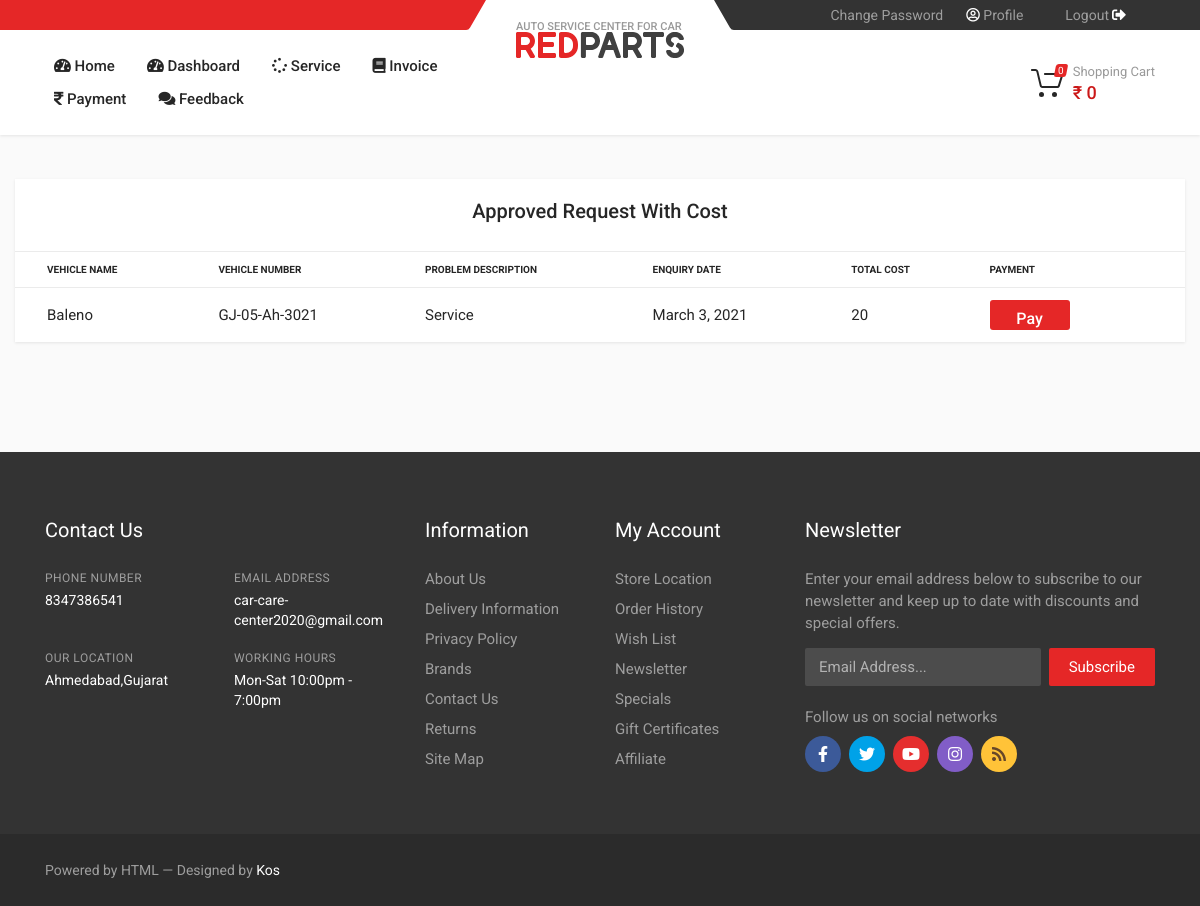
The app's page /invoice (signed in) with its own data.
### CCC/models.py (models this page shows, shortened)
class cus_request(models.Model):
    category = models.CharField(max_length=40)
    number = models.CharField(max_length=100)
    name = models.CharField(max_length=40)
    brand = models.CharField(max_length=40)
    model = models.CharField(max_length=40)
    problem = models.CharField(max_length=100)
    date = models.DateField(auto_now=True)
    cost = models.IntegerField(null = True)
    Customer = models.ForeignKey('customer',on_delete=models.CASCADE,null=True)
    Mechanic = models.ForeignKey('mechanic',on_delete=models.CASCADE,null=True)
    stat = (('Pending','Pending'),('Approved','Approved'),('Repairing','Repairing'),('Repairing Done','Repairing Done'),('Released','Released'))
    status = models.CharField(max_length=40,choices=stat,default='Pending',null=True)
    payment_status = models.BooleanField(default=False)

### CCC/views.py (the view, shortened to what this page needs)
# urls.py: path("invoice" ,views.invoice,name='invoice'),
def invoice(request):
    products=None
    total=0
    if 'product_ids' in request.COOKIES:
            product_ids = request.COOKIES['product_ids']
            counter=product_ids.split('|')
            product_count_in_cart=len(set(counter))
    else:
            product_count_in_cart=0
    if 'user' in request.session:
        cust = customer.objects.get(fname = request.session['user'])
        print(cust.id)
        enquiry = cus_request.objects.all().filter(Customer_id = cust.id).exclude(status = 'Pending')
        return render(request,"car/customer_invoice.html" ,{"user":cust,'enquiry':enquiry,'total':total,'product_count_in_cart':product_count_in_cart})
    else:
        return redirect('customerlogin')

### templates/car/customer_invoice.html (shortened to what this page needs)
{% include "car/customerbase.html" %}
<!DOCTYPE html>
{% load static %}
<html>
<head>
	<link rel="stylesheet" href="{% static  'vendor/bootstrap/css/bootstrap.css' %}">
	<link rel="stylesheet" href="{% static 'vendor/owl-carousel/assets/owl.carousel.min.css' %}">
	<link rel="stylesheet" href="{% static 'vendor/photoswipe/photoswipe.css' %}">
	<link rel="stylesheet" href="{% static 'vendor/photoswipe/default-skin/default-skin.css' %}">
	<link rel="stylesheet" href="{% static 'vendor/select2/css/select2.min.css' %}">
	<link rel="stylesheet" href="{% static 'css/style.css' %}">
	<link rel="stylesheet" href="{% static 'css/style.header-spaceship-variant-one.css' %}"
		media="(min-width: 1200px)">
	<link rel="stylesheet" href="{% static 'css/style.mobile-header-variant-one.css' %}" media="(max-width: 1199px)">
	<link rel="stylesheet" href="{% static 'vendor/fontawesome/css/all.min.css' %}">
	<link rel="stylesheet" href="{% static 'style.css' %}">
	<link rel="stylesheet" href="https://stackpath.bootstrapcdn.com/bootstrap/4.3.1/css/bootstrap.min.css"
>
	<link rel="stylesheet" href="{% static  "style.css" %}">
</head>
<body>
	<div class="site__body">
		<div class="block">
			<div class="col-12 col-m-12 col-sm-12">
				<div class="row">
					<div class="col-12 col-lg-12 mt-12 mt-lg-0">
						<div class="dashboard">
							<div class="dashboard__orders card">
								<div class="card-header">
									<center>
										<h5>Approved Request With Cost</h5>
									</center>
								</div>
								<div class="card-divider"></div>
								<div class="card-table">
									<div class="table-responsive-sm">
										<table>
											<thead>
												<tr>
													<th>Vehicle Name</th>
													<th>Vehicle Number</th>
													<th>Problem Description</th>
													<th>Enquiry Date</th>
													<th>Total Cost</th>
													<th>Payment</th>
												</tr>
											</thead>
											<tbody>
												{% for enq in enquiry %}
												<tr>
													<td>{{enq.name}}</td>
													<td>{{enq.number}}</td>
													<td>{{enq.problem}}</td>
													<td>{{enq.date}}</td>
													<td>{{enq.cost}}</td>
													{% if enq.payment_status %}
													<td ><i class="fas fa-check-circle" id="myHoverTitle" title="Payment Success" aria-hidden="true"
															style="color: green;margin-left: 20px;"></i></td>
													{% else %}
													<td><a href="/payment/{{enq.id}}"> <button type="submit"
																style="width:80px;height:30px;background-color:#e52727;border-color:#e52727;color:#fff;border-radius:3px;"
																class="btn btn-danger">Pay</button></a></td>
													{% endif %}
												</tr>
												{% endfor %}
											</tbody>
										</table>
									</div>
								</div>
							</div>
						</div>
					</div>
				</div>
			</div>
		</div>
		<div class="block-space block-space--layout--before-footer"></div>
	</div>
	{% include "car/footer.html" %}
</body>
</html>

### static/style.css (style rules this page uses)
:root { --primary-color: #4834d4; --success-color: #6ab04c; --warning-color: #f0932b; --danger-color: #eb4d4b; --light-color: #212529; --light-second-color: #727475; --light-background: #ffffff; --light-second-background: #f1f1f1; --dark-color: #909090; --dark-second-color: #f5f6fa; --dark-background: #23242D; --dark-second-background: #181818; }
* { box-sizing: border-box; }
body { font-family: 'Roboto', sans-serif; background: var(--main-bg-color); color: var(--main-color); margin: 0; }
.row { display: flex; flex-wrap: wrap; flex-direction: row; }
.row:after, .row:before { box-sizing: border-box; }
[class*="col-"] { padding: 10px; }
@media only screen and (min-width: 600px) { .col-sm-12 { width: 100%; } }
@media only screen and (min-width: 768px) { .col-m-12 { width: 100%; } }
@media only screen and (min-width: 992px) { .col-12 { width: 100%; } }
.card { background: var(--main-bg-color); color: var(--main-color); border-radius: 10px; margin-bottom: 10px; box-shadow: 0 4px 8px 0 rgba(0, 0, 0, 0.2); }
.card-header { padding: 15px 30px; border-bottom: 1px solid var(--second-bg-color); position: relative; }
table { border-collapse: collapse; width: 100%; }
table td { border-top: 1px solid var(--second-bg-color); padding: 15px; }
table th { border-top: 1px solid var(--second-bg-color); border-bottom: 1px solid var(--second-bg-color); padding: 15px 12px; text-align: left; }

### records on screen
cus_request: name "Baleno", number "GJ-05-Ah-3021", problem "Service", date "March 3, 2021", cost "20"

### other values on screen
{{ product_count_in_cart }} "0"
{{ total }} "0"
